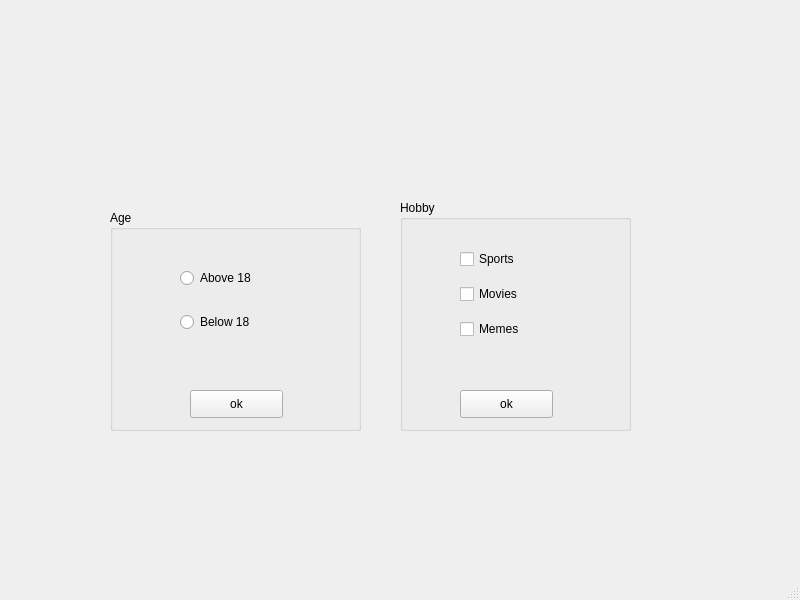
<?xml version="1.0" encoding="UTF-8"?>
<ui version="4.0">
 <class>MainWindow</class>
 <widget class="QMainWindow" name="MainWindow">
  <property name="geometry">
   <rect>
    <x>0</x>
    <y>0</y>
    <width>800</width>
    <height>600</height>
   </rect>
  </property>
  <property name="windowTitle">
   <string>MainWindow</string>
  </property>
  <widget class="QWidget" name="centralwidget">
   <widget class="QGroupBox" name="groupBox">
    <property name="geometry">
     <rect>
      <x>110</x>
      <y>210</y>
      <width>251</width>
      <height>221</height>
     </rect>
    </property>
    <property name="title">
     <string>Age</string>
    </property>
    <widget class="QPushButton" name="pushButton">
     <property name="geometry">
      <rect>
       <x>80</x>
       <y>180</y>
       <width>93</width>
       <height>28</height>
      </rect>
     </property>
     <property name="text">
      <string>ok</string>
     </property>
    </widget>
    <widget class="QWidget" name="">
     <property name="geometry">
      <rect>
       <x>70</x>
       <y>40</y>
       <width>101</width>
       <height>101</height>
      </rect>
     </property>
     <layout class="QVBoxLayout" name="verticalLayout">
      <item>
       <widget class="QRadioButton" name="radioButton">
        <property name="text">
         <string>Above 18</string>
        </property>
       </widget>
      </item>
      <item>
       <widget class="QRadioButton" name="radioButton_2">
        <property name="text">
         <string>Below 18</string>
        </property>
       </widget>
      </item>
     </layout>
    </widget>
   </widget>
   <widget class="QGroupBox" name="groupBox_2">
    <property name="geometry">
     <rect>
      <x>400</x>
      <y>200</y>
      <width>231</width>
      <height>231</height>
     </rect>
    </property>
    <property name="title">
     <string>Hobby</string>
    </property>
    <widget class="QPushButton" name="pushButton_2">
     <property name="geometry">
      <rect>
       <x>60</x>
       <y>190</y>
       <width>93</width>
       <height>28</height>
      </rect>
     </property>
     <property name="text">
      <string>ok</string>
     </property>
    </widget>
    <widget class="QWidget" name="">
     <property name="geometry">
      <rect>
       <x>60</x>
       <y>40</y>
       <width>101</width>
       <height>111</height>
      </rect>
     </property>
     <layout class="QVBoxLayout" name="verticalLayout_2">
      <item>
       <widget class="QCheckBox" name="checkBox">
        <property name="text">
         <string>Sports</string>
        </property>
       </widget>
      </item>
      <item>
       <widget class="QCheckBox" name="checkBox_2">
        <property name="text">
         <string>Movies</string>
        </property>
       </widget>
      </item>
      <item>
       <widget class="QCheckBox" name="checkBox_3">
        <property name="text">
         <string>Memes</string>
        </property>
       </widget>
      </item>
     </layout>
    </widget>
   </widget>
  </widget>
  <widget class="QMenuBar" name="menubar">
   <property name="geometry">
    <rect>
     <x>0</x>
     <y>0</y>
     <width>800</width>
     <height>26</height>
    </rect>
   </property>
  </widget>
  <widget class="QStatusBar" name="statusbar"/>
 </widget>
 <resources/>
 <connections/>
</ui>
